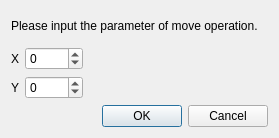
<?xml version="1.0" encoding="UTF-8"?>
<ui version="4.0">
 <class>MoveDialog</class>
 <widget class="QDialog" name="MoveDialog">
  <property name="geometry">
   <rect>
    <x>0</x>
    <y>0</y>
    <width>279</width>
    <height>138</height>
   </rect>
  </property>
  <property name="windowTitle">
   <string>Move Parameter</string>
  </property>
  <layout class="QVBoxLayout" name="verticalLayout">
   <item>
    <widget class="QLabel" name="label">
     <property name="text">
      <string>Please input the parameter of move operation.</string>
     </property>
    </widget>
   </item>
   <item>
    <layout class="QHBoxLayout" name="horizontalLayout">
     <item>
      <widget class="QLabel" name="label_2">
       <property name="text">
        <string>X</string>
       </property>
      </widget>
     </item>
     <item>
      <widget class="QSpinBox" name="spinBoxX">
       <property name="minimum">
        <number>-1024</number>
       </property>
       <property name="maximum">
        <number>1024</number>
       </property>
      </widget>
     </item>
     <item>
      <spacer name="horizontalSpacer">
       <property name="orientation">
        <enum>Qt::Horizontal</enum>
       </property>
       <property name="sizeHint" stdset="0">
        <size>
         <width>40</width>
         <height>20</height>
        </size>
       </property>
      </spacer>
     </item>
    </layout>
   </item>
   <item>
    <layout class="QHBoxLayout" name="horizontalLayout_2">
     <item>
      <widget class="QLabel" name="label_3">
       <property name="text">
        <string>Y</string>
       </property>
      </widget>
     </item>
     <item>
      <widget class="QSpinBox" name="spinBoxY">
       <property name="minimum">
        <number>-1024</number>
       </property>
       <property name="maximum">
        <number>1024</number>
       </property>
      </widget>
     </item>
     <item>
      <spacer name="horizontalSpacer_2">
       <property name="orientation">
        <enum>Qt::Horizontal</enum>
       </property>
       <property name="sizeHint" stdset="0">
        <size>
         <width>40</width>
         <height>20</height>
        </size>
       </property>
      </spacer>
     </item>
    </layout>
   </item>
   <item>
    <widget class="QDialogButtonBox" name="buttonBox">
     <property name="orientation">
      <enum>Qt::Horizontal</enum>
     </property>
     <property name="standardButtons">
      <set>QDialogButtonBox::Cancel|QDialogButtonBox::Ok</set>
     </property>
    </widget>
   </item>
  </layout>
 </widget>
 <resources/>
 <connections>
  <connection>
   <sender>buttonBox</sender>
   <signal>accepted()</signal>
   <receiver>MoveDialog</receiver>
   <slot>accept()</slot>
   <hints>
    <hint type="sourcelabel">
     <x>248</x>
     <y>254</y>
    </hint>
    <hint type="destinationlabel">
     <x>157</x>
     <y>274</y>
    </hint>
   </hints>
  </connection>
  <connection>
   <sender>buttonBox</sender>
   <signal>rejected()</signal>
   <receiver>MoveDialog</receiver>
   <slot>reject()</slot>
   <hints>
    <hint type="sourcelabel">
     <x>316</x>
     <y>260</y>
    </hint>
    <hint type="destinationlabel">
     <x>286</x>
     <y>274</y>
    </hint>
   </hints>
  </connection>
 </connections>
</ui>
